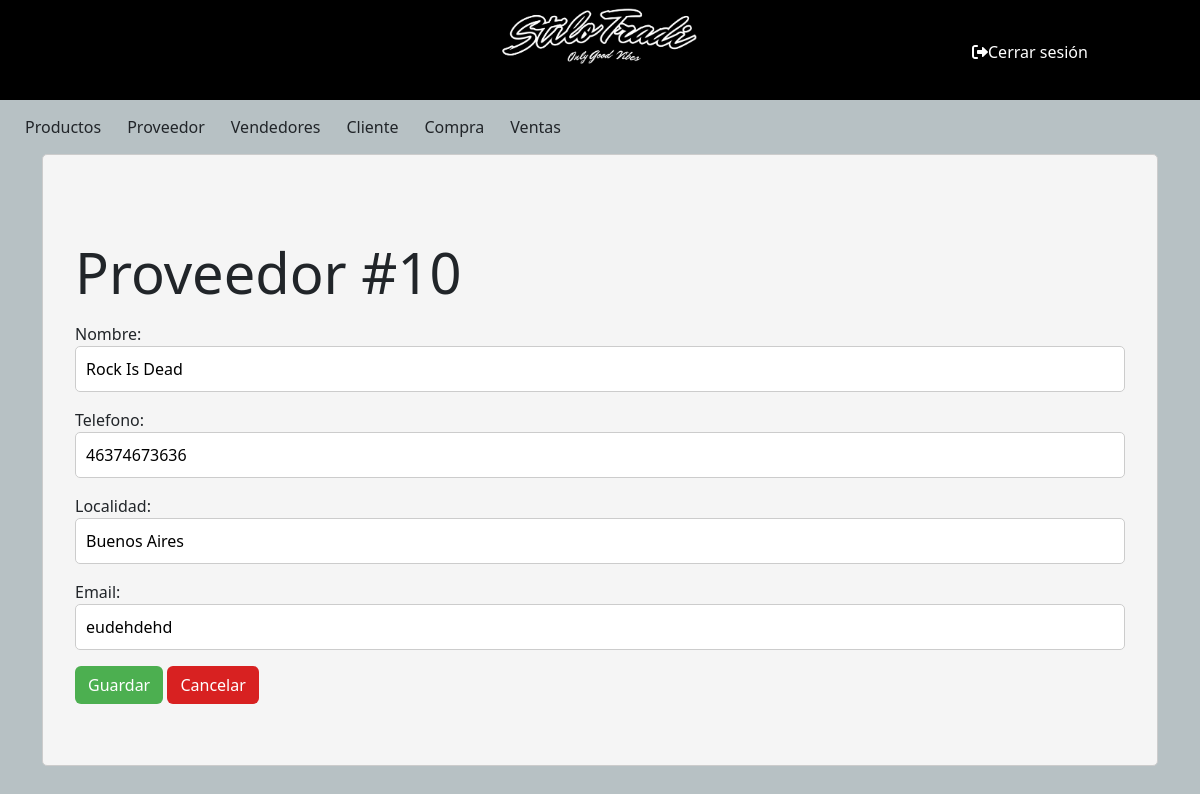
/proveedor/ProveedorModif/10/, run on the app's committed database.
### miAplicacion/models.py (models this page shows, shortened)
class Proveedor(models.Model):
    Nombre = models.CharField (max_length=50)
    Telefono = models.IntegerField ()
    Localidad = models.CharField (max_length=50)
    Email = models.CharField (max_length=50)

### miAplicacion/views.py (the view)
# urls.py: path('proveedor/ProveedorModif/<int:pk>/', views.ProveedorModif.as_view(), name='ProveedorModif'),
class ProveedorModif(UpdateView):
    model = Proveedor
    form_class = ProveedorForm
    template_name = 'frmProveedor.html'
    success_url = reverse_lazy('proveedorLista')

### miAplicacion/forms.py
class ProveedorForm(forms.ModelForm):
    class Meta:
        model = Proveedor
        fields = ('Nombre','Telefono','Localidad','Email')
        widges = {
            'Nombre': forms.TextInput(attrs={'class': 'form-control'}),
            'Telefono': forms.NumberInput(attrs={'class': 'form-control'}),
            'Localidad': forms.TextInput(attrs={'class': 'form-control'}),
            'Email': forms.TextInput(attrs={'class': 'form-control'}),
        }

### miProyecto/templates/frmProveedor.html (shortened to what this page needs)
{% extends 'base.html' %}
{% load static %}
{% block content %}
<div class="mi-contenedor">
    <div class="container mt-5">
        <div class="row">
            <h3 class="display-4 my-3">Proveedor #{{ proveedor.id }}</h3>
            <form  method="POST" enctype="multipart/form-data" class="form">
                {{ form.as_p }}
                <button class="btn custom-btn-aceptar" href="/proveedor/ProveedorLista" type="submit">Guardar</button>
                <a class="btn custom-btn-cancelar" href="/proveedor/ProveedorLista">Cancelar</a>
            </form>
        </div>
    </div>
</div>
{% endblock %}

### miProyecto/static/estilos.css (style rules this page uses)
.mi-contenedor { background-color: #f5f5f5; padding: 20px; border: 1px solid #ccc; border-radius: 5px; }
input, select, textarea { width: 100%; margin: 5px 0; padding: 10px; border: 1px solid #ccc; border-radius: 5px; }
.btn.custom-btn-aceptar { background-color: #4CAF50; color:#ffffff; }
.btn.custom-btn-cancelar { background-color: rgb(216, 33, 33); color:#ffffff; }
.container { position: relative; margin-bottom: 25px; }

### miProyecto/templates/base.html (style rules this page uses)
body { background-color: rgb(183, 193, 196); }

### data on the page
Proveedor: id "10", Nombre "Rock Is Dead", Telefono "46374673636", Localidad "Buenos Aires", Email "eudehdehd"
